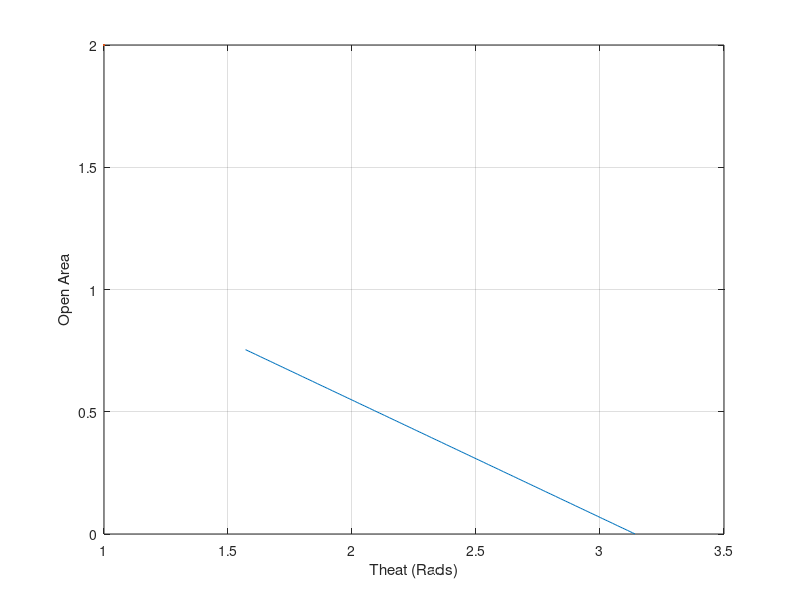
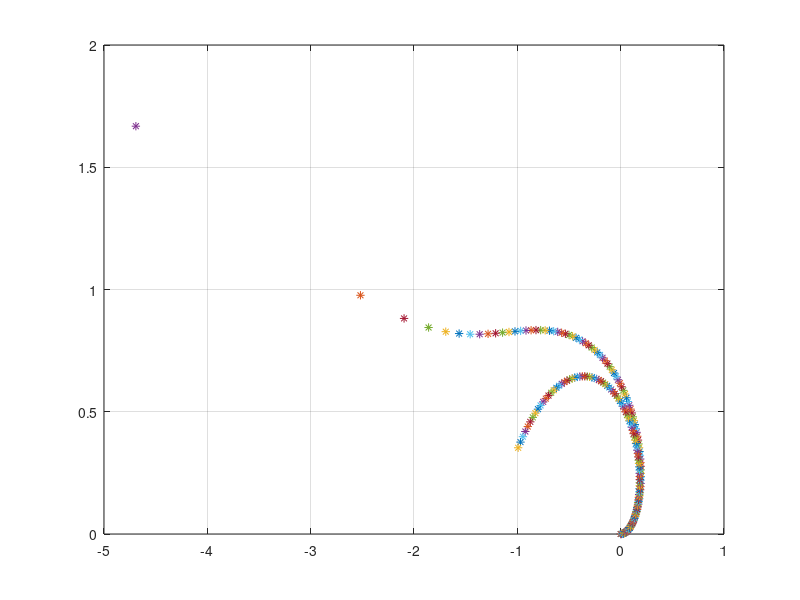
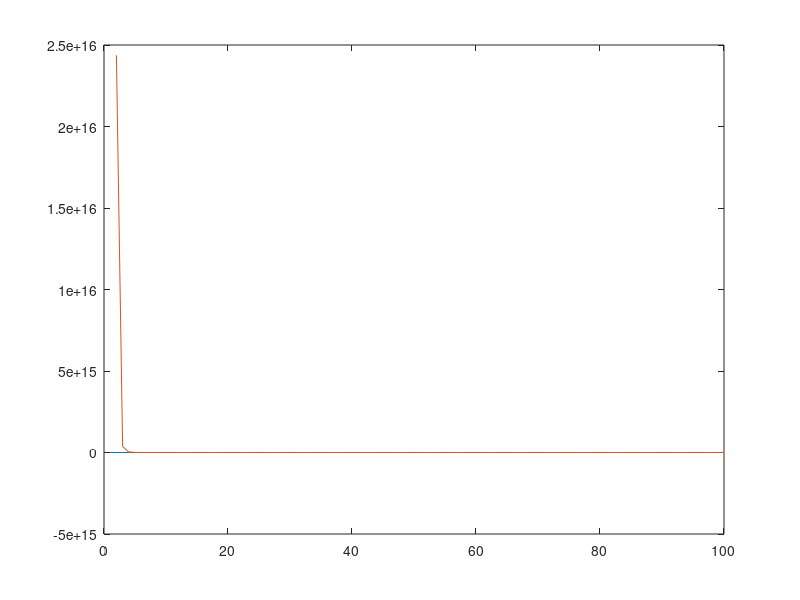

These figures' MATLAB source, in order:
clc
close all
clear 
%% Half circe dor damping area 
theta = pi/2:0.01:pi;
R = 1;
r = 0.2;
Area_Turn = (theta/(2*pi))*pi*(R^2-r^2);
Area_Open = (pi/2)*(R^2-r^2);
Area_damper = Area_Open-Area_Turn;

figure
plot(theta,Area_damper,LineWidth=2)
grid on 
xlabel("Theat (Rads)")
ylabel("Open Area")


%%

rmin = 100;
rmax = 50;
kR = linspace(rmin,rmax,100);
kr = linspace(rmin,0.1,100);

theta = linspace(0,2.8,100);

R = theta.*kR.^(-1/4);
r = theta.*kr.^(-1/4);

xR = R.*cos(theta);
yR = R.*sin(theta);

xr = r.*cos(theta);
yr = r.*sin(theta);
%%
figure
for i = 1:100
plot(xR(i),yR(i),"*");
hold on
plot(xr(i),yr(i),"*");
grid on
pause(0.1)
end

%% Solving for area 

delta = 0.01;
for i = 1:100

A(i) = pi*(R(i)^2-r(i)^2)*delta;

end

figure
plot(1:100,A);

hold on
plot(1:100,1./(A.^2))



